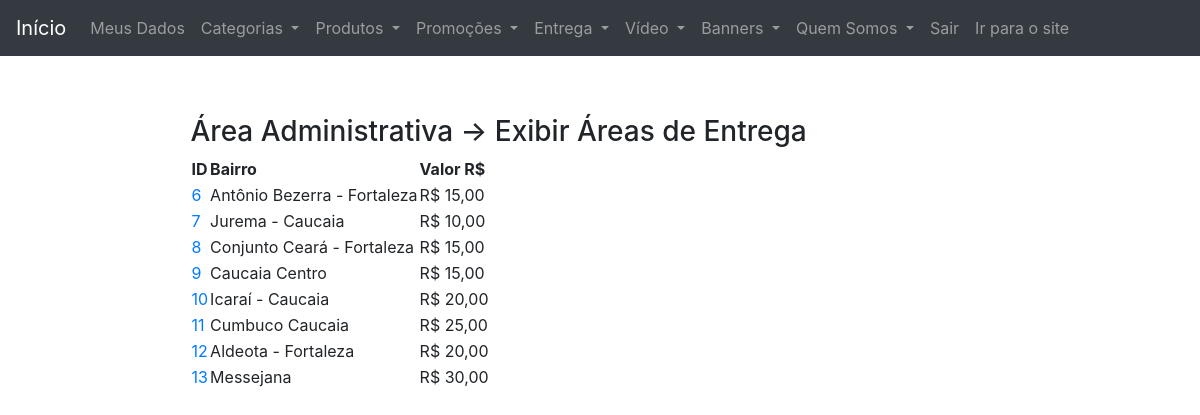
/contentmanage/views/admin/show_deliveries.php (signed in), run on the app's committed database.
### tables this page shows
CREATE TABLE `delivery` (
  `id` int(11) NOT NULL,
  `neighborhood` varchar(500) DEFAULT NULL,
  `value` varchar(50) NOT NULL
);

### contentmanage/include/connect.php (called while the page is built, shortened)
<?php
class Connect {
	private static $instance;
	public static function getInstance() {
		if (! isset ( self::$instance )) {
			self::$instance = new PDO ( 'mysql:host=localhost;dbname=contentmanage;charset=utf8',
			 'adriano', '453231' );
			self::$instance->setAttribute ( \PDO::ATTR_ERRMODE, \PDO::ERRMODE_EXCEPTION );
			self::$instance->setAttribute ( \PDO::ATTR_ORACLE_NULLS, \PDO::NULL_EMPTY_STRING );
		}
		return self::$instance;
	}
}

### contentmanage/models/Delivery.php (called while the page is built, shortened)
<?php
include_once CONNECT . 'connect.php';
class Delivery
{
	private static $connect;
	public static function getAllDeliveries()
	{
		self::$connect = Connect::getInstance ();
		$response = self::$connect->query ( "select * from delivery" );
		$deliveries = $response->fetchAll ( PDO::FETCH_ASSOC );
		self::$connect = null;
		return $deliveries;
	}
}

### contentmanage/views/admin/show_deliveries.php (the view, shortened to what this page needs)
<!DOCTYPE html>
<html>
<head>
	<?php include_once 'include/links.php' ?>
</head>
<body>
	<?php include_once 'include/menu.php' ?>
	<?php
		include_once MODEL . 'Delivery.php';
		$deliveries = Delivery::getAllDeliveries();
	?>
	<div class="container-fluid">
		<div class="panel-body"
			style="width: 70%; margin-left: auto;
			margin-right: auto; margin-top: 5%;">
			<h3>Área Administrativa -> Exibir Áreas de Entrega</h3>
			<?php if ($deliveries) {
			?>
			<table id="table" class="display">
				<thead>
					<tr>
						<th>ID</th>
						<th>Bairro</th>
            <th>Valor R$</th>
					</tr>
				</thead>
				<tbody>
					<?php
					foreach ($deliveries as $delivery) {
						echo "
						<tr>
							<td>
								<a href='../../control/DeliveryControl.php?key=editdelivery&id={$delivery ['id']}'
								 title='Editar área'>
									{$delivery ['id']}
								</a>
							</td>
							<td>{$delivery ['neighborhood']}</td>
              <td>{$delivery ['value']}</td>
						</tr>
						";
					}
					?>
				</tbody>
			</table>
			<?php
			} ?>
		</div>
	</div>
</body>
</html>

### data on the page
delivery: id "6", neighborhood "Antônio Bezerra - Fortaleza", value "R$ 15,00"
delivery: id "7", neighborhood "Jurema - Caucaia", value "R$ 10,00"
delivery: id "8", neighborhood "Conjunto Ceará - Fortaleza", value "R$ 15,00"
delivery: id "9", neighborhood "Caucaia Centro", value "R$ 15,00"
delivery: id "10", neighborhood "Icaraí - Caucaia", value "R$ 20,00"
delivery: id "11", neighborhood "Cumbuco Caucaia", value "R$ 25,00"
delivery: id "12", neighborhood "Aldeota - Fortaleza", value "R$ 20,00"
delivery: id "13", neighborhood "Messejana", value "R$ 30,00"
